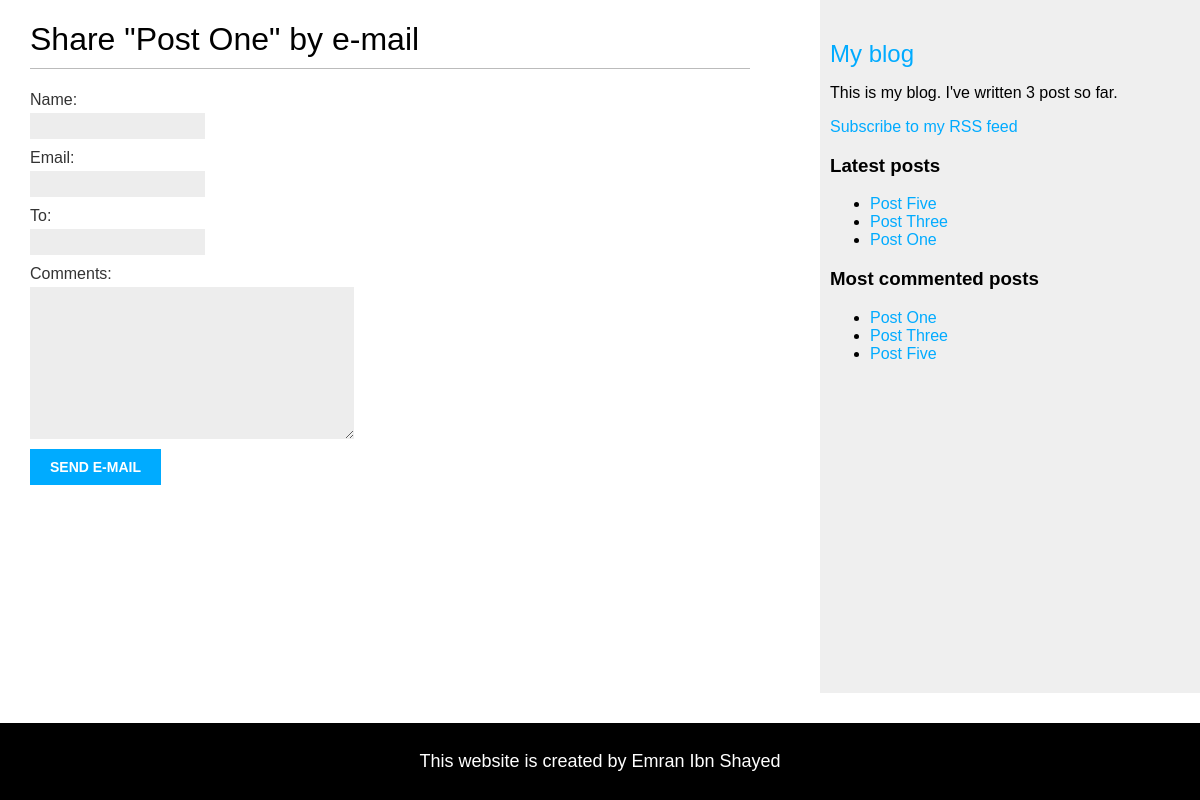
/blog/1/share/, run on an earlier commit of the app's database.
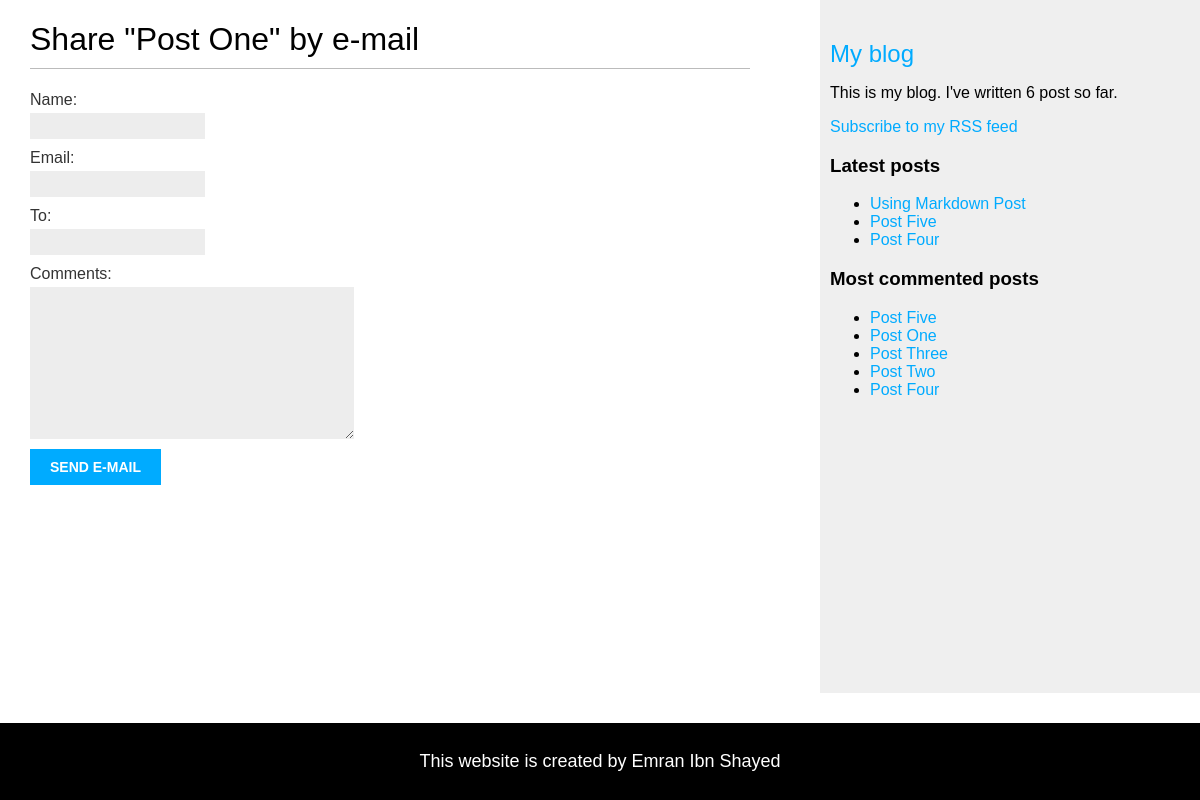
And on a later commit of the database.
### blog/models.py (models this page shows, shortened)
class Post(models.Model):
    STATUS_CHOICES = (
        ('draft', 'Draft'),
        ('published', 'Published'),
    )
    title       = models.CharField(max_length=250)
    slug        = models.SlugField(max_length=250,
                                   unique_for_date='publish')
    author      = models.ForeignKey(User,
                                    on_delete=models.CASCADE,
                                    related_name='blog_posts')
    body        = models.TextField()
    publish     = models.DateTimeField(default= timezone.now)
    created     = models.DateTimeField(auto_now_add=True)
    updated     = models.DateTimeField(auto_now=True)
    status      = models.CharField(max_length=10,\
                                   choices=STATUS_CHOICES,
                                   default='draft')
    objects     = models.Manager() # the default manager like Post.objects.all()
    published   = PublishedManager() # customized manager
    tags        = TaggableManager()
    class Meta:
        ordering        = ('-publish',) # last post goes first
    def get_absolute_url(self):
        return reverse('blog:post_detail',
                        args=[self.publish.year,
                        self.publish.month,
                        self.publish.day, self.slug])

### blog/views.py (the view)
# urls.py: path('<int:post_id>/share/', post_share, name='post_share'),
def post_share(request, post_id):
    post = get_object_or_404(Post, id=post_id, status='published')
    sent = False
    if request.method == 'POST':
        form = EmailPostForm(request.POST)
        if form.is_valid():
           cd = form.cleaned_data # is return a dictionary based form value
           post_url = request.build_absolute_uri(post.get_absolute_url())
           subject = f"{cd['name']} recommends you read {post.title}"
           message = f"Read {post.title} at {post_url}\n\n" \
                     f"{cd['name']}\'s comments: {cd['comments']}"
           send_mail(subject, message, 'your_account@mail.com',[cd['to']])
           sent = True
    else:
        form = EmailPostForm()
    context = {'post': post, 'form': form, 'sent': sent}
    return render(request, 'post/share.html', context)

### blog/forms.py
class EmailPostForm(forms.Form):
    name        = forms.CharField(max_length=25)
    email       = forms.EmailField()
    to          = forms.EmailField()
    comments    = forms.CharField(required=False, # comments are optional
                                  widget= forms.Textarea) # default Charfield give just <input type="text"> by widget we can change it

### blog/models.py (called while the page is built)
    def get_queryset(self):
        return super(PublishedManager,self) \
                    .get_queryset() \
                    .filter(status='published')

### blog/templatetags/blog_tags.py (called while the page is built)
@register.simple_tag
def total_posts():
    return Post.published.count()

@register.inclusion_tag('post/latest_posts.html')
def show_latest_posts(count=5):
    latest_posts = Post.published.order_by('-publish')[:count]
    return {'latest_posts': latest_posts}

@register.simple_tag
def get_most_commented_posts(count=5):
    return Post.published.annotate(
    total_comments=Count('comments')
    ).order_by('-total_comments')[:count]

### blog/templates/post/share.html (shortened to what this page needs)
{% extends "blog/base.html" %}
{% block content %}
    {% if sent %}
        <h1>E-mail successfully sent</h1>
        <p>
        "{{ post.title }}" was successfully sent to {{ form.cleaned_data.to }}.
        </p>
    {% else %}
        <h1>Share "{{ post.title }}" by e-mail</h1>
        <form method="post">
            {{ form.as_p }}
            <input type="submit" value="Send e-mail">
        </form>
    {% endif %}
{% endblock %}

### blog/templates/blog/base.html (shortened to what this page needs)
{% load blog_tags %}
{% load static %}
<!DOCTYPE html>
<html>
<head>
    <link href="{% static 'css/blog.css' %}" rel="stylesheet">
</head>
<body>
    <div id="main">
        <div id="content">
            {% block content %}
            {% endblock %}
        </div>
        <div id="sidebar">
            <h2><a href="{% url 'blog:post_list' %}">My blog</a></h2>
            <p>This is my blog. I've written {% total_posts %} post so far.</p>
            <p>
                <a href="{% url "blog:post_feed" %}">Subscribe to my RSS feed</a>
            </p>
            <h3>Latest posts</h3>
            {% show_latest_posts 3 %}
            <h3>Most commented posts</h3>
            {% get_most_commented_posts as most_commented_posts %}
            <ul>
                {% for post in most_commented_posts %}
                    <li>
                        <a href="{{ post.get_absolute_url }}">{{ post.title }}</a>
                    </li>
                {% endfor %}
            </ul>
        </div>
    </div>
    <div id="footer">
        <p>This website is created by Emran Ibn Shayed</p>
    </div>
</body>
</html>

### blog/templates/post/latest_posts.html
<ul>
    {% for post in latest_posts %}
        <li>
            <a href="{{ post.get_absolute_url }}">{{ post.title }}</a>
        </li>
    {% endfor %}
</ul>

### blog/static/css/blog.css (style rules this page uses)
body { margin:0; padding:0; font-family:helvetica, sans-serif; }
a { color:#00abff; text-decoration:none; }
h1 { font-weight:normal; border-bottom:1px solid #bbb; padding:0 0 10px 0; }
h2 { font-weight:normal; margin:30px 0 0; }
#main { width: 100%; height: calc(100vh - 127px); }
#content { float:left; width:60%; padding:0 0 0 30px; }
#sidebar { float:right; width:30%; padding:10px; background:#efefef; height:100%; }
#footer { clear: both; margin-top: 50px; background-color: #000; color: #fff; font-size: 18px; padding: 10px; text-align: center; }
label { float:left; clear:both; color:#333; margin-bottom:4px; }
input, textarea { clear:both; float:left; margin:0 0 10px; background:#ededed; border:0; padding:6px 10px; font-size:12px; }
input[type=submit] { font-weight:bold; background:#00abff; color:#fff; padding:10px 20px; font-size:14px; text-transform:uppercase; }

What changed in the data, as far as the page shows it:
no longer on one of the page's lists (row edited): Post: title "Post One"
no longer on one of the page's lists (row unchanged): Post: title "Post Three"
added Post: title "Using Markdown Post", shown under "Latest posts"
shown differently, row unchanged: Post "Post Five": moves up the list
now on this page (row edited): Post: title "Post Four"
now on this page (row edited): Post: title "Post Two", shown under "Most commented posts"
Also different on the page:
text no longer shown: "3"
text now shown: "6"
